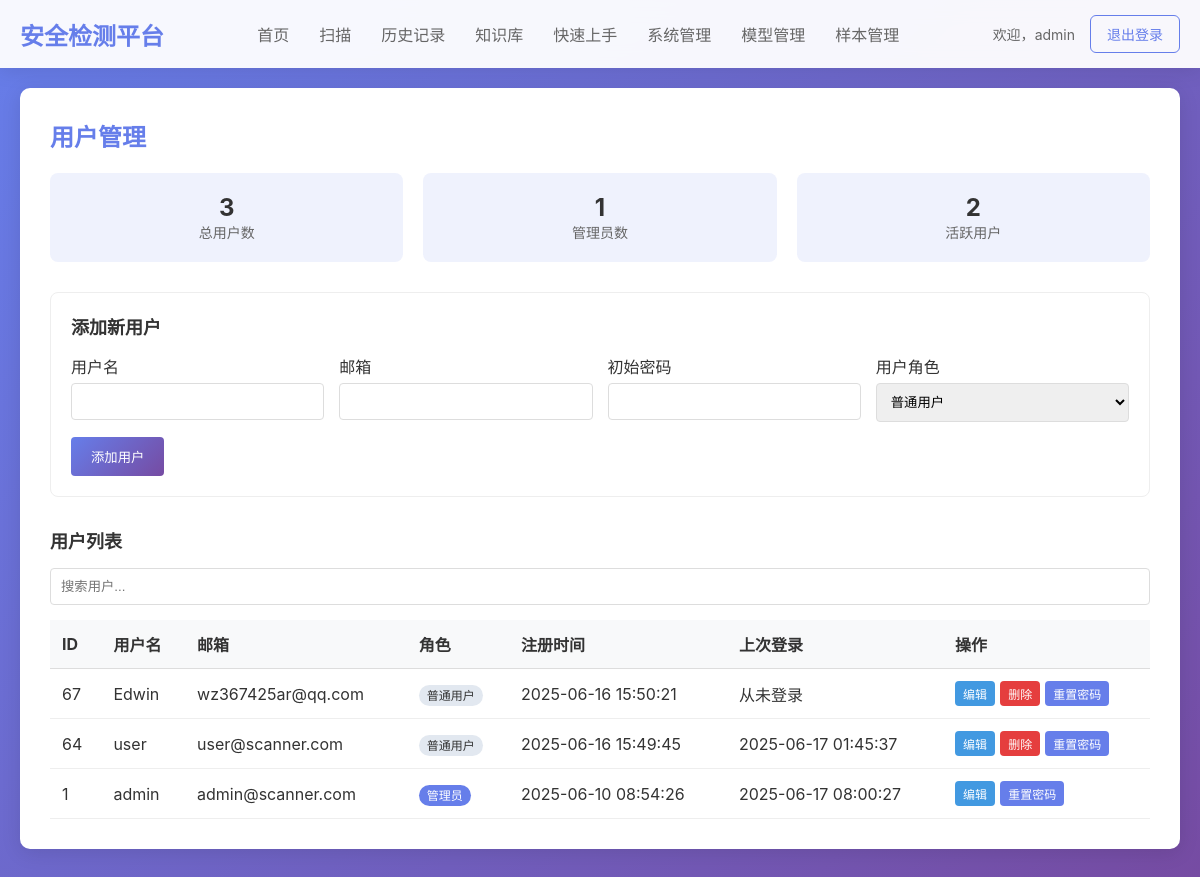
Page /admin/users (signed in) on the committed database.
### tables this page shows
CREATE TABLE users (
            id INTEGER PRIMARY KEY AUTOINCREMENT,
            username TEXT UNIQUE NOT NULL,
            email TEXT UNIQUE NOT NULL,
            password_hash TEXT NOT NULL,
            role TEXT DEFAULT 'user',
            created_at TIMESTAMP DEFAULT CURRENT_TIMESTAMP,
            last_login TIMESTAMP
        );

### app/routes/admin.py (the view)
@admin_bp.route('/users')
@login_required
@admin_required
def user_management():
    conn = sqlite3.connect(Config.DATABASE_PATH)
    conn.row_factory = sqlite3.Row
    cursor = conn.cursor()
    cursor.execute('SELECT * FROM users ORDER BY created_at DESC')
    users = cursor.fetchall()
    cursor.execute('SELECT COUNT(*) FROM users')
    total_users = cursor.fetchone()[0]
    cursor.execute('SELECT COUNT(*) FROM users WHERE role = "admin"')
    admin_count = cursor.fetchone()[0]
    thirty_days_ago = datetime.now() - timedelta(days=30)
    cursor.execute('SELECT COUNT(*) FROM users WHERE last_login > ?',
                  (thirty_days_ago.strftime('%Y-%m-%d %H:%M:%S'),))
    active_users = cursor.fetchone()[0]
    conn.close()
    form = ScanForm()
    return render_template('user_management.html',
                          users=users,
                          total_users=total_users,
                          admin_count=admin_count,
                          active_users=active_users,
                          form=form)

### app/utils/forms.py
class ScanForm(FlaskForm):
    scan_file = FileField('选择要扫描的文件', validators=[DataRequired()])
    fetch_packages = BooleanField('同时抓取最新包进行检测')
    submit = SubmitField('开始扫描')

### app/__init__.py (called while the page is built)
def create_app(config_class=Config):
    app = Flask(__name__)
    app.config.from_object(config_class)
    csrf.init_app(app)
    @app.context_processor
    def inject_csrf_token():
        from flask_wtf.csrf import generate_csrf
        return dict(csrf_token=generate_csrf)
    os.makedirs(app.config['UPLOAD_FOLDER'], exist_ok=True)
    os.makedirs('static/reports', exist_ok=True)
    from app.models.db_models import init_db
    init_db()
    from app.routes.auth import auth_bp
    from app.routes.admin import admin_bp
    from app.routes.scan import scan_bp
    from app.routes.user import user_bp
    app.register_blueprint(auth_bp)
    app.register_blueprint(admin_bp)
    app.register_blueprint(scan_bp)
    app.register_blueprint(user_bp)
    return app

### app/utils/__init__.py (called while the page is built)
def login_required(view):
    @wraps(view)
    def wrapped_view(*args, **kwargs):
        if 'user_id' not in session:
            flash('请先登录', 'error')
            return redirect(url_for('auth.login'))
        return view(*args, **kwargs)
    return wrapped_view

def admin_required(view):
    @wraps(view)
    def wrapped_view(*args, **kwargs):
        if 'user_id' not in session:
            flash('请先登录', 'error')
            return redirect(url_for('auth.login'))
        if session.get('role') != 'admin':
            flash('需要管理员权限', 'error')
            return redirect(url_for('user.index'))
        return view(*args, **kwargs)
    return wrapped_view

### app/templates/user_management.html (shortened to what this page needs)
{% extends "base.html" %}
{% block content %}
<div class="user-management-container" style="background: white; padding: 30px; border-radius: 10px; box-shadow: 0 4px 20px rgba(0,0,0,0.1); margin-bottom: 30px;">
    <h2 style="margin-bottom: 20px; color: #667eea;">用户管理</h2>
    <div style="display: flex; gap: 20px; margin-bottom: 30px; flex-wrap: wrap;">
        <div style="background: rgba(102, 126, 234, 0.1); padding: 20px; border-radius: 8px; min-width: 150px; text-align: center; flex: 1;">
            <div style="font-size: 24px; font-weight: bold;">{{ total_users }}</div>
            <div style="color: #666; font-size: 14px;">总用户数</div>
        </div>
        <div style="background: rgba(102, 126, 234, 0.1); padding: 20px; border-radius: 8px; min-width: 150px; text-align: center; flex: 1;">
            <div style="font-size: 24px; font-weight: bold;">{{ admin_count }}</div>
            <div style="color: #666; font-size: 14px;">管理员数</div>
        </div>
        <div style="background: rgba(102, 126, 234, 0.1); padding: 20px; border-radius: 8px; min-width: 150px; text-align: center; flex: 1;">
            <div style="font-size: 24px; font-weight: bold;">{{ active_users }}</div>
            <div style="color: #666; font-size: 14px;">活跃用户</div>
        </div>
    </div>
    <div style="margin-bottom: 30px; padding: 20px; border: 1px solid #eee; border-radius: 8px;">
        <h3 style="margin-bottom: 15px; font-size: 18px;">添加新用户</h3>
        <form method="POST" action="{{ url_for('admin.add_user') }}">
            <div style="display: grid; grid-template-columns: repeat(auto-fit, minmax(200px, 1fr)); gap: 15px; margin-bottom: 15px;">
                <div>
                    <label style="display: block; margin-bottom: 5px; font-weight: 500;">用户名</label>
                    <input type="text" name="username" required style="width: 100%; padding: 10px; border: 1px solid #ddd; border-radius: 4px;">
                </div>
                <div>
                    <label style="display: block; margin-bottom: 5px; font-weight: 500;">邮箱</label>
                    <input type="email" name="email" required style="width: 100%; padding: 10px; border: 1px solid #ddd; border-radius: 4px;">
                </div>
                <div>
                    <label style="display: block; margin-bottom: 5px; font-weight: 500;">初始密码</label>
                    <input type="password" name="password" required style="width: 100%; padding: 10px; border: 1px solid #ddd; border-radius: 4px;">
                </div>
                <div>
                    <label style="display: block; margin-bottom: 5px; font-weight: 500;">用户角色</label>
                    <select name="role" style="width: 100%; padding: 10px; border: 1px solid #ddd; border-radius: 4px;">
                        <option value="user">普通用户</option>
                    </select>
                </div>
            </div>
            <button type="submit" style="background: linear-gradient(135deg, #667eea 0%, #764ba2 100%); color: white; padding: 10px 20px; border: none; border-radius: 4px; cursor: pointer;">添加用户</button>
        </form>
    </div>
    <div>
        <h3 style="margin-bottom: 15px; font-size: 18px;">用户列表</h3>
        <div style="margin-bottom: 15px;">
            <input type="text" id="userSearchInput" placeholder="搜索用户..." style="width: 100%; padding: 10px; border: 1px solid #ddd; border-radius: 4px;" onkeyup="filterUsers()">
        </div>
        <div style="overflow-x: auto;">
            <table style="width: 100%; border-collapse: collapse; text-align: left;" id="userTable">
                <thead>
                    <tr style="background: #f8f9fa;">
                        <th style="padding: 12px; border-bottom: 1px solid #ddd;">ID</th>
                        <th style="padding: 12px; border-bottom: 1px solid #ddd;">用户名</th>
                        <th style="padding: 12px; border-bottom: 1px solid #ddd;">邮箱</th>
                        <th style="padding: 12px; border-bottom: 1px solid #ddd;">角色</th>
                        <th style="padding: 12px; border-bottom: 1px solid #ddd;">注册时间</th>
                        <th style="padding: 12px; border-bottom: 1px solid #ddd;">上次登录</th>
                        <th style="padding: 12px; border-bottom: 1px solid #ddd;">操作</th>
                    </tr>
                </thead>
                <tbody>
                    {% for user in users %}
                    <tr>
                        <td style="padding: 12px; border-bottom: 1px solid #eee;">{{ user.id }}</td>
                        <td style="padding: 12px; border-bottom: 1px solid #eee;">{{ user.username }}</td>
                        <td style="padding: 12px; border-bottom: 1px solid #eee;">{{ user.email }}</td>
                        <td style="padding: 12px; border-bottom: 1px solid #eee;">
                            {% if user.role == 'admin' %}
                            <span style="background: #667eea; color: white; padding: 3px 8px; border-radius: 12px; font-size: 12px;">管理员</span>
                            {% else %}
                            <span style="background: #e2e8f0; color: #333; padding: 3px 8px; border-radius: 12px; font-size: 12px;">普通用户</span>
                            {% endif %}
                        </td>
                        <td style="padding: 12px; border-bottom: 1px solid #eee;">{{ user.created_at }}</td>
                        <td style="padding: 12px; border-bottom: 1px solid #eee;">{{ user.last_login or '从未登录' }}</td>
                        <td style="padding: 12px; border-bottom: 1px solid #eee;">
                            <div style="display: flex; gap: 5px;">
                                <a href="{{ url_for('admin.edit_user', user_id=user.id) }}" style="text-decoration: none; background: #4299e1; color: white; padding: 4px 8px; border-radius: 4px; font-size: 12px;">编辑</a>
                                {% if user.username != 'admin' %}
                                <form method="POST" action="{{ url_for('admin.delete_user', user_id=user.id) }}" onsubmit="return confirm('确定要删除此用户吗？');">
                                    <button type="submit" style="background: #e53e3e; color: white; border: none; padding: 4px 8px; border-radius: 4px; cursor: pointer; font-size: 12px;">删除</button>
                                </form>
                                {% endif %}
                                <form method="POST" action="{{ url_for('admin.reset_password', user_id=user.id) }}">
                                    <button type="submit" style="background: #667eea; color: white; border: none; padding: 4px 8px; border-radius: 4px; cursor: pointer; font-size: 12px;">重置密码</button>
                                </form>
                            </div>
                        </td>
                    </tr>
                    {% endfor %}
                </tbody>
            </table>
        </div>
    </div>
</div>
{% endblock %}

### app/templates/base.html (shortened to what this page needs)
<!DOCTYPE html>
<html lang="zh-CN">
<head>
</head>
<body>
    {% if session.user_id %}
    <nav class="navbar">
        <div class="navbar-content">
            <a href="{{ url_for('user.index') }}" class="logo">安全检测平台</a>
            <ul class="nav-links">
                <li><a href="{{ url_for('user.index') }}" {% if request.path == '/' %}class="active"{% endif %}>首页</a></li>
                <li><a href="{{ url_for('scan.scan') }}" {% if request.path == '/scan' %}class="active"{% endif %}>扫描</a></li>
                <li><a href="{{ url_for('user.history') }}" {% if request.path == '/history' %}class="active"{% endif %}>历史记录</a></li>
                <li><a href="{{ url_for('user.knowledge') }}" {% if request.path == '/knowledge' %}class="active"{% endif %}>知识库</a></li>
                <li><a href="{{ url_for('user.guide') }}" {% if request.path == '/guide' %}class="active"{% endif %}>快速上手</a></li>
                {% if session.role == 'admin' %}
                <li><a href="{{ url_for('admin.admin') }}" class="{% if request.endpoint == 'admin' %}active{% endif %}">系统管理</a></li>
                <li><a href="{{ url_for('admin.model_management') }}" class="{% if request.endpoint == 'model_management' %}active{% endif %}">模型管理</a></li>
                <li><a href="{{ url_for('admin.sample_management') }}" class="{% if request.endpoint == 'sample_management' %}active{% endif %}">样本管理</a></li>
                {% endif %}
            </ul>
            <div class="user-menu">
                <span class="user-info">欢迎，{{ session.username }}</span>
                <a href="{{ url_for('auth.logout') }}" class="btn btn-outline">退出登录</a>
            </div>
        </div>
    </nav>
    {% endif %}
    <div class="container">
        {% block content %}{% endblock %}
    </div>
</body>
</html>

### app/templates/base.html (style rules this page uses)
* { margin: 0; padding: 0; box-sizing: border-box; }
body { font-family: 'Microsoft YaHei', -apple-system, BlinkMacSystemFont, 'Segoe UI', sans-serif; background: linear-gradient(135deg, #667eea 0%, #764ba2 100%); min-height: 100vh; color: #333; }
.navbar { background: rgba(255, 255, 255, 0.95); backdrop-filter: blur(10px); padding: 15px 0; box-shadow: 0 2px 20px rgba(0,0,0,0.1); position: sticky; top: 0; z-index: 100; }
.navbar-content { max-width: 1200px; margin: 0 auto; padding: 0 20px; display: flex; justify-content: space-between; align-items: center; }
.logo { font-size: 24px; font-weight: 700; color: #667eea; text-decoration: none; }
.nav-links { display: flex; gap: 30px; list-style: none; }
.nav-links a { color: #666; text-decoration: none; font-weight: 500; transition: color 0.3s ease; }
.user-menu { display: flex; align-items: center; gap: 15px; }
.user-info { color: #666; font-size: 14px; }
.btn { padding: 8px 16px; border: none; border-radius: 6px; text-decoration: none; font-size: 14px; font-weight: 500; cursor: pointer; transition: all 0.3s ease; display: inline-block; }
.btn-outline { background: transparent; color: #667eea; border: 1px solid #667eea; }
.container { max-width: 1200px; margin: 0 auto; padding: 20px; }

### rows in the picture
users: id "67", username "Edwin", email "wz367425ar@qq.com", role "普通用户", created_at "2025-06-16 15:50:21", last_login "从未登录"
users: id "64", username "user", email "user@scanner.com", role "普通用户", created_at "2025-06-16 15:49:45", last_login "2025-06-17 01:45:37"
users: id "1", username "admin", email "admin@scanner.com", role "管理员", created_at "2025-06-10 08:54:26", last_login "2025-06-17 08:00:27"

### other values in the picture
{{ session.username }} "admin"
{{ total_users }} "3"
{{ admin_count }} "1"
{{ active_users }} "2"
